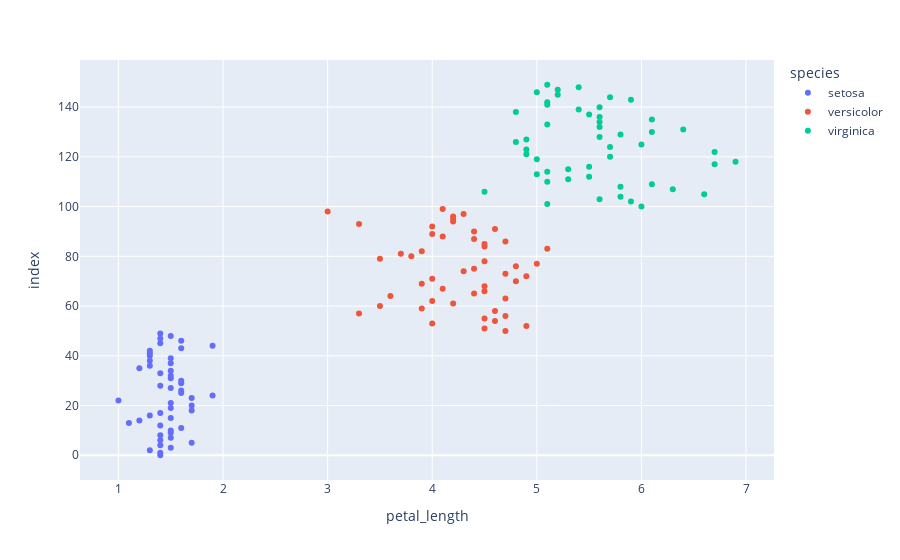

The cell this chart's notebook holds for it:
### Code cell
px.scatter(iris,x='petal_length',color='species')

### Figure 1 — Plotly figure (JSON) as saved in the notebook; plotly's stock layout.template omitted (floating-point values rounded to 4 significant figures)
{"data": [{"hovertemplate": "species=setosa<br>petal_length=%{x}<br>index=%{y}<extra></extra>", "legendgroup": "setosa", "marker": {"color": "#636efa", "symbol": "circle"}, "mode": "markers", "name": "setosa", "orientation": "h", "showlegend": true, "type": "scatter", "x": [1.4, 1.4, 1.3, 1.5, 1.4, 1.7, 1.4, 1.5, 1.4, 1.5, 1.5, 1.6, 1.4, 1.1, 1.2, 1.5, 1.3, 1.4, 1.7, 1.5, 1.7, 1.5, 1, 1.7, 1.9, 1.6, 1.6, 1.5, 1.4, 1.6, 1.6, 1.5, 1.5, 1.4, 1.5, 1.2, 1.3, 1.5, 1.3, 1.5, 1.3, 1.3, 1.3, 1.6, 1.9, 1.4, 1.6, 1.4, 1.5, 1.4], "xaxis": "x", "y": [0, 1, 2, 3, 4, 5, 6, 7, 8, 9, 10, 11, 12, 13, 14, 15, 16, 17, 18, 19, 20, 21, 22, 23, 24, 25, 26, 27, 28, 29, 30, 31, 32, 33, 34, 35, 36, 37, 38, 39, 40, 41, 42, 43, 44, 45, 46, 47, 48, 49], "yaxis": "y"}, {"hovertemplate": "species=versicolor<br>petal_length=%{x}<br>index=%{y}<extra></extra>", "legendgroup": "versicolor", "marker": {"color": "#EF553B", "symbol": "circle"}, "mode": "markers", "name": "versicolor", "orientation": "h", "showlegend": true, "type": "scatter", "x": [4.7, 4.5, 4.9, 4, 4.6, 4.5, 4.7, 3.3, 4.6, 3.9, 3.5, 4.2, 4, 4.7, 3.6, 4.4, 4.5, 4.1, 4.5, 3.9, 4.8, 4, 4.9, 4.7, 4.3, 4.4, 4.8, 5, 4.5, 3.5, 3.8, 3.7, 3.9, 5.1, 4.5, 4.5, 4.7, 4.4, 4.1, 4, 4.4, 4.6, 4, 3.3, 4.2, 4.2, 4.2, 4.3, 3, 4.1], "xaxis": "x", "y": [50, 51, 52, 53, 54, 55, 56, 57, 58, 59, 60, 61, 62, 63, 64, 65, 66, 67, 68, 69, 70, 71, 72, 73, 74, 75, 76, 77, 78, 79, 80, 81, 82, 83, 84, 85, 86, 87, 88, 89, 90, 91, 92, 93, 94, 95, 96, 97, 98, 99], "yaxis": "y"}, {"hovertemplate": "species=virginica<br>petal_length=%{x}<br>index=%{y}<extra></extra>", "legendgroup": "virginica", "marker": {"color": "#00cc96", "symbol": "circle"}, "mode": "markers", "name": "virginica", "orientation": "h", "showlegend": true, "type": "scatter", "x": [6, 5.1, 5.9, 5.6, 5.8, 6.6, 4.5, 6.3, 5.8, 6.1, 5.1, 5.3, 5.5, 5, 5.1, 5.3, 5.5, 6.7, 6.9, 5, 5.7, 4.9, 6.7, 4.9, 5.7, 6, 4.8, 4.9, 5.6, 5.8, 6.1, 6.4, 5.6, 5.1, 5.6, 6.1, 5.6, 5.5, 4.8, 5.4, 5.6, 5.1, 5.1, 5.9, 5.7, 5.2, 5, 5.2, 5.4, 5.1], "xaxis": "x", "y": [100, 101, 102, 103, 104, 105, 106, 107, 108, 109, 110, 111, 112, 113, 114, 115, 116, 117, 118, 119, 120, 121, 122, 123, 124, 125, 126, 127, 128, 129, 130, 131, 132, 133, 134, 135, 136, 137, 138, 139, 140, 141, 142, 143, 144, 145, 146, 147, 148, 149], "yaxis": "y"}], "layout": {"legend": {"title": {"text": "species"}, "tracegroupgap": 0}, "margin": {"t": 60}, "xaxis": {"anchor": "y", "domain": [0, 1], "title": {"text": "petal_length"}}, "yaxis": {"anchor": "x", "domain": [0, 1], "title": {"text": "index"}}}}
